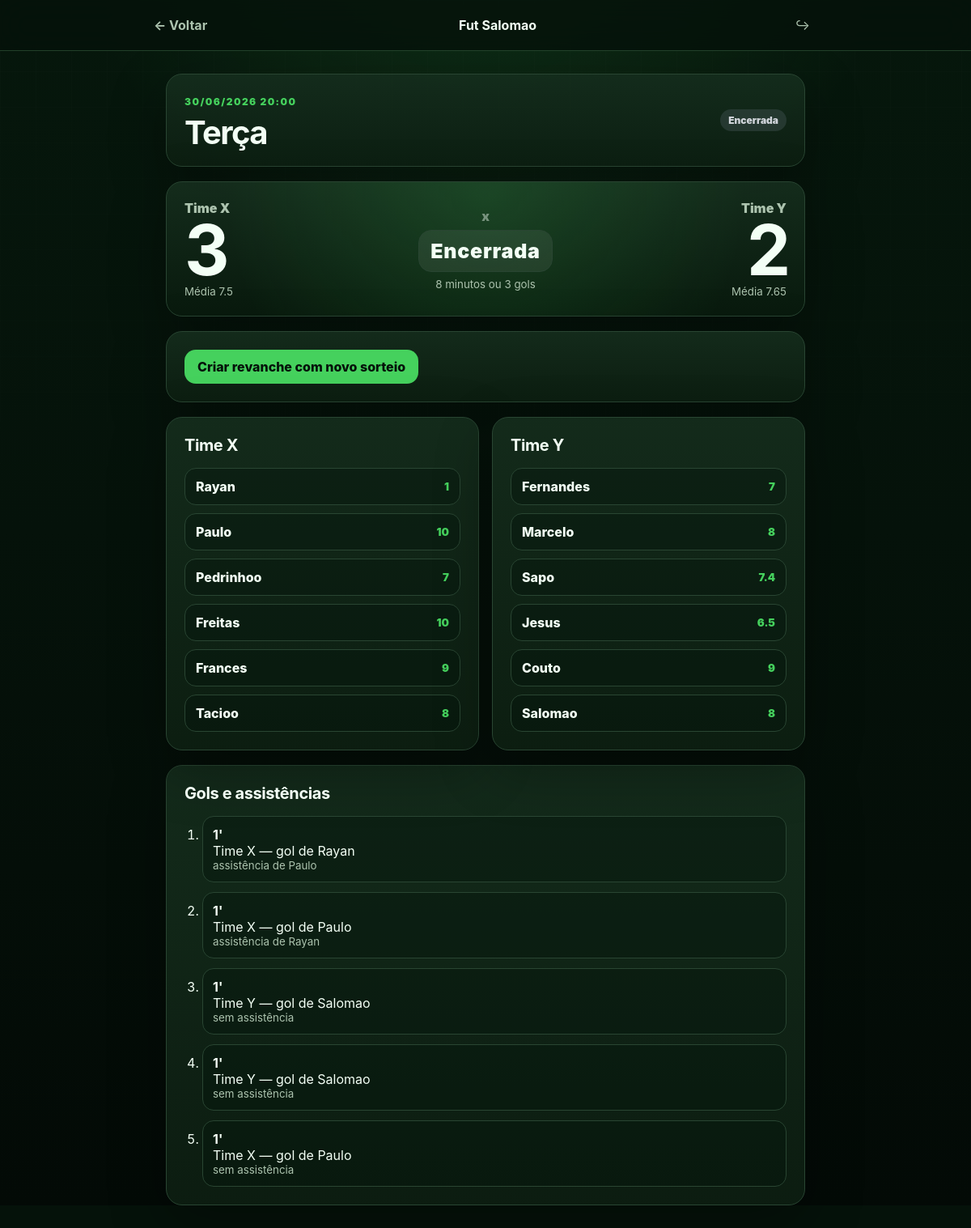
Page /matches/1 on the committed database.
### app.py (models this page shows)
class Room(db.Model):
    id = db.Column(db.Integer, primary_key=True)
    name = db.Column(db.String(120), nullable=False)
    code = db.Column(db.String(12), nullable=True, unique=True, index=True)
    created_at = db.Column(db.DateTime, default=lambda: utcnow_naive(), nullable=False)
    players = db.relationship("Player", back_populates="room")
    matches = db.relationship("Match", back_populates="room", cascade="all, delete-orphan")

class Match(db.Model):
    id = db.Column(db.Integer, primary_key=True)
    room_id = db.Column(db.Integer, db.ForeignKey("room.id"), nullable=False)
    title = db.Column(db.String(160), nullable=False)
    scheduled_at = db.Column(db.DateTime, nullable=False)
    status = db.Column(db.String(20), default="scheduled", nullable=False)  # scheduled, in_progress, finished
    duration_seconds = db.Column(db.Integer, default=MATCH_DURATION_SECONDS, nullable=False)
    start_time = db.Column(db.DateTime, nullable=True)
    end_time = db.Column(db.DateTime, nullable=True)
    score_x = db.Column(db.Integer, default=0, nullable=False)
    score_y = db.Column(db.Integer, default=0, nullable=False)
    created_at = db.Column(db.DateTime, default=lambda: utcnow_naive(), nullable=False)
    room = db.relationship("Room", back_populates="matches")
    assignments = db.relationship("MatchAssignment", back_populates="match", cascade="all, delete-orphan")
    events = db.relationship("GoalEvent", back_populates="match", cascade="all, delete-orphan", order_by="GoalEvent.created_at")

class MatchAssignment(db.Model):
    id = db.Column(db.Integer, primary_key=True)
    match_id = db.Column(db.Integer, db.ForeignKey("match.id"), nullable=False)
    player_id = db.Column(db.Integer, db.ForeignKey("player.id"), nullable=False)
    team = db.Column(db.String(1), nullable=False)  # X ou Y
    rating_snapshot = db.Column(db.Float, nullable=False)
    match = db.relationship("Match", back_populates="assignments")
    player = db.relationship("Player")

class Player(db.Model):
    id = db.Column(db.Integer, primary_key=True)
    room_id = db.Column(db.Integer, db.ForeignKey("room.id"), nullable=True, index=True)
    name = db.Column(db.String(120), nullable=False)
    rating = db.Column(db.Float, nullable=False)
    active = db.Column(db.Boolean, default=True, nullable=False)
    created_at = db.Column(db.DateTime, default=lambda: utcnow_naive(), nullable=False)
    room = db.relationship("Room", back_populates="players")

class GoalEvent(db.Model):
    id = db.Column(db.Integer, primary_key=True)
    match_id = db.Column(db.Integer, db.ForeignKey("match.id"), nullable=False)
    team = db.Column(db.String(1), nullable=False)
    scorer_id = db.Column(db.Integer, db.ForeignKey("player.id"), nullable=False)
    assist_id = db.Column(db.Integer, db.ForeignKey("player.id"), nullable=True)
    minute = db.Column(db.Integer, nullable=False)
    created_at = db.Column(db.DateTime, default=lambda: utcnow_naive(), nullable=False)
    match = db.relationship("Match", back_populates="events")
    scorer = db.relationship("Player", foreign_keys=[scorer_id])
    assist = db.relationship("Player", foreign_keys=[assist_id])

### app.py (the view)
@app.route("/matches/<int:match_id>")
def match_detail(match_id: int):
    match = Match.query.get_or_404(match_id)
    assignments_x = [a for a in match.assignments if a.team == "X"]
    assignments_y = [a for a in match.assignments if a.team == "Y"]
    assigned_ids = {a.player_id for a in match.assignments}
    available_query = room_players_query(match.room, active_only=True)
    if assigned_ids:
        available_query = available_query.filter(~Player.id.in_(assigned_ids))
    available_players = available_query.order_by(Player.name.asc()).all()
    avg_x = team_average(match.assignments, "X")
    avg_y = team_average(match.assignments, "Y")
    start_time_ms = None
    if match.start_time:
        start_time_ms = int(match.start_time.replace(tzinfo=timezone.utc).timestamp() * 1000)
    return render_template(
        "match.html",
        match=match,
        assignments_x=assignments_x,
        assignments_y=assignments_y,
        available_players=available_players,
        avg_x=avg_x,
        avg_y=avg_y,
        start_time_ms=start_time_ms,
        goal_limit=GOAL_LIMIT,
    )

### app.py (called while the page is built)
def format_datetime(value: datetime | None) -> str:
    if value is None:
        return "-"
    return value.strftime("%d/%m/%Y %H:%M")

@app.template_filter("dt")
def dt_filter(value: datetime | None) -> str:
    return format_datetime(value)

@app.template_filter("score")
def score_filter(value: float | None) -> str:
    if value is None:
        return "0.00"
    text_value = f"{value:.2f}"
    return text_value.rstrip("0").rstrip(".")

@app.template_filter("status_label")
def status_label_filter(value: str) -> str:
    return STATUS_LABELS.get(value, value)

def team_average(assignments: Iterable[MatchAssignment], team: str) -> float:
    ratings = [a.rating_snapshot for a in assignments if a.team == team]
    if not ratings:
        return 0.0
    return sum(ratings) / len(ratings)

def room_players_query(room: Room, active_only: bool = True):
    query = Player.query.filter(or_(Player.room_id == room.id, Player.room_id.is_(None)))
    if active_only:
        query = query.filter(Player.active.is_(True))
    return query

### templates/match.html (shortened to what this page needs)
{% extends "layout.html" %}
{% block topbar %}
<header class="room-topbar">
  <div class="room-topbar-inner">
    <a href="{{ url_for('room_detail', room_id=match.room.id, _anchor='partidas') }}" class="back-link">← Voltar</a>
    <strong>{{ match.room.name }}</strong>
    <a href="{{ url_for('index') }}" class="icon-exit" aria-label="Voltar para salas">↪</a>
  </div>
</header>
{% endblock %}
{% block content %}
<section class="app-shell">
  <section class="match-header-card card">
    <div>
      <span class="eyebrow">{{ match.scheduled_at|dt }}</span>
      <h1>{{ match.title }}</h1>
    </div>
    <span class="badge {{ match.status }}">{{ match.status|status_label }}</span>
  </section>
  <section class="scoreboard card">
    <div class="score-team">
      <span>Time X</span>
      <strong>{{ match.score_x }}</strong>
      <small>Média {{ avg_x|score }}</small>
    </div>
    <div class="score-center">
      <span>x</span>
      {% if match.status == "in_progress" %}
        <div id="timer" class="timer"
             data-start-ms="{{ start_time_ms }}"
             data-duration="{{ match.duration_seconds }}"
             data-finish-url="{{ url_for('finish_by_timer', match_id=match.id) }}">08:00</div>
      {% elif match.status == "finished" %}
        <div class="timer finished">Encerrada</div>
      {% else %}
        <div class="timer idle">08:00</div>
      {% endif %}
      <small>8 minutos ou {{ goal_limit }} gols</small>
    </div>
    <div class="score-team right">
      <span>Time Y</span>
      <strong>{{ match.score_y }}</strong>
      <small>Média {{ avg_y|score }}</small>
    </div>
  </section>
  <section class="card actions-panel">
    {% if match.status == "scheduled" %}
      <form action="{{ url_for('start_match', match_id=match.id) }}" method="post">
        <button type="submit">Iniciar partida</button>
      </form>
      <form action="{{ url_for('reroll_match', match_id=match.id) }}" method="post">
        <button type="submit" class="secondary">Sortear novamente</button>
      </form>
    {% elif match.status == "in_progress" %}
      <form action="{{ url_for('manual_finish', match_id=match.id) }}" method="post">
        <button type="submit" class="danger">Encerrar partida</button>
      </form>
    {% else %}
      <form action="{{ url_for('rematch', match_id=match.id) }}" method="post">
        <button type="submit">Criar revanche com novo sorteio</button>
      </form>
    {% endif %}
  </section>
  <section class="teams-grid">
    <div class="card team-card">
      <h2>Time X</h2>
      {% if assignments_x %}
        <ul class="lineup">
          {% for assignment in assignments_x %}
            <li>
              <span>{{ assignment.player.name }}</span>
              <small>{{ assignment.rating_snapshot|score }}</small>
            </li>
          {% endfor %}
        </ul>
      {% else %}
        <div class="empty">Sem jogadores.</div>
      {% endif %}
    </div>
    <div class="card team-card">
      <h2>Time Y</h2>
      {% if assignments_y %}
        <ul class="lineup">
          {% for assignment in assignments_y %}
            <li>
              <span>{{ assignment.player.name }}</span>
              <small>{{ assignment.rating_snapshot|score }}</small>
            </li>
          {% endfor %}
        </ul>
      {% else %}
        <div class="empty">Sem jogadores.</div>
      {% endif %}
    </div>
  </section>
  <section class="card">
    <h2>Gols e assistências</h2>
    {% if match.events %}
      <ol class="events-list">
        {% for event in match.events %}
          <li>
            <strong>{{ event.minute }}'</strong>
            <span>Time {{ event.team }} — gol de {{ event.scorer.name }}</span>
            {% if event.assist %}
              <small>assistência de {{ event.assist.name }}</small>
            {% else %}
              <small>sem assistência</small>
            {% endif %}
          </li>
        {% endfor %}
      </ol>
    {% else %}
      <div class="empty">Nenhum gol registrado.</div>
    {% endif %}
  </section>
</section>
{% endblock %}

### rows in the picture
Room: room.name "Fut Salomao"
Match: scheduled_at|dt "30/06/2026 20:00", title "Terça", status|status_label "Encerrada", score_x "3", score_y "2"
MatchAssignment: player.name "Rayan", rating_snapshot|score "1"
MatchAssignment: player.name "Paulo", rating_snapshot|score "10"
MatchAssignment: player.name "Pedrinhoo", rating_snapshot|score "7"
MatchAssignment: player.name "Freitas", rating_snapshot|score "10"
MatchAssignment: player.name "Frances", rating_snapshot|score "9"
MatchAssignment: player.name "Tacioo", rating_snapshot|score "8"
MatchAssignment: player.name "Fernandes", rating_snapshot|score "7"
MatchAssignment: player.name "Marcelo", rating_snapshot|score "8"
MatchAssignment: player.name "Sapo", rating_snapshot|score "7.4"
MatchAssignment: player.name "Jesus", rating_snapshot|score "6.5"
MatchAssignment: player.name "Couto", rating_snapshot|score "9"
MatchAssignment: player.name "Salomao", rating_snapshot|score "8"
GoalEvent: minute "1", team "X", scorer.name "Rayan", assist.name "Paulo"
GoalEvent: minute "1", team "X", scorer.name "Paulo", assist.name "Rayan"
GoalEvent: minute "1", team "Y", scorer.name "Salomao", shows "sem assistência"
GoalEvent: minute "1", team "Y", scorer.name "Salomao", shows "sem assistência"
GoalEvent: minute "1", team "X", scorer.name "Paulo", shows "sem assistência"

### other values in the picture
{{ avg_x|score }} "7.5"
{{ goal_limit }} "3"
{{ avg_y|score }} "7.65"
